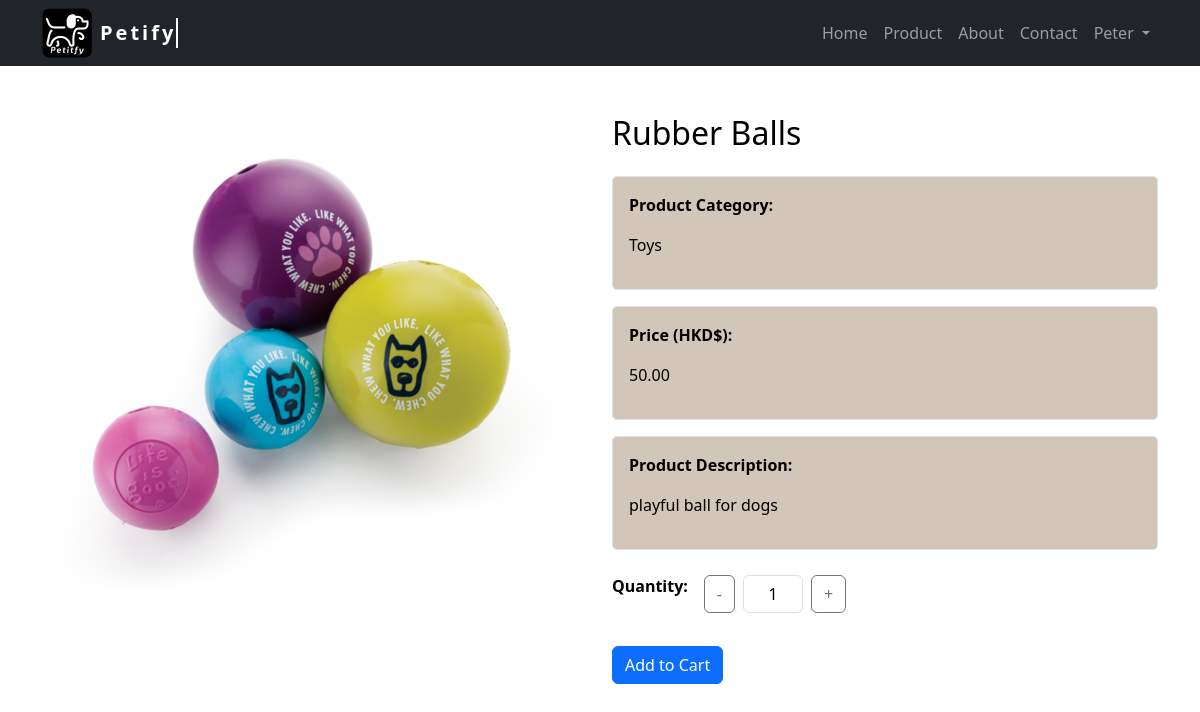
/productDetails.php?product_id=4 (signed in), run on an earlier commit of the app's database.
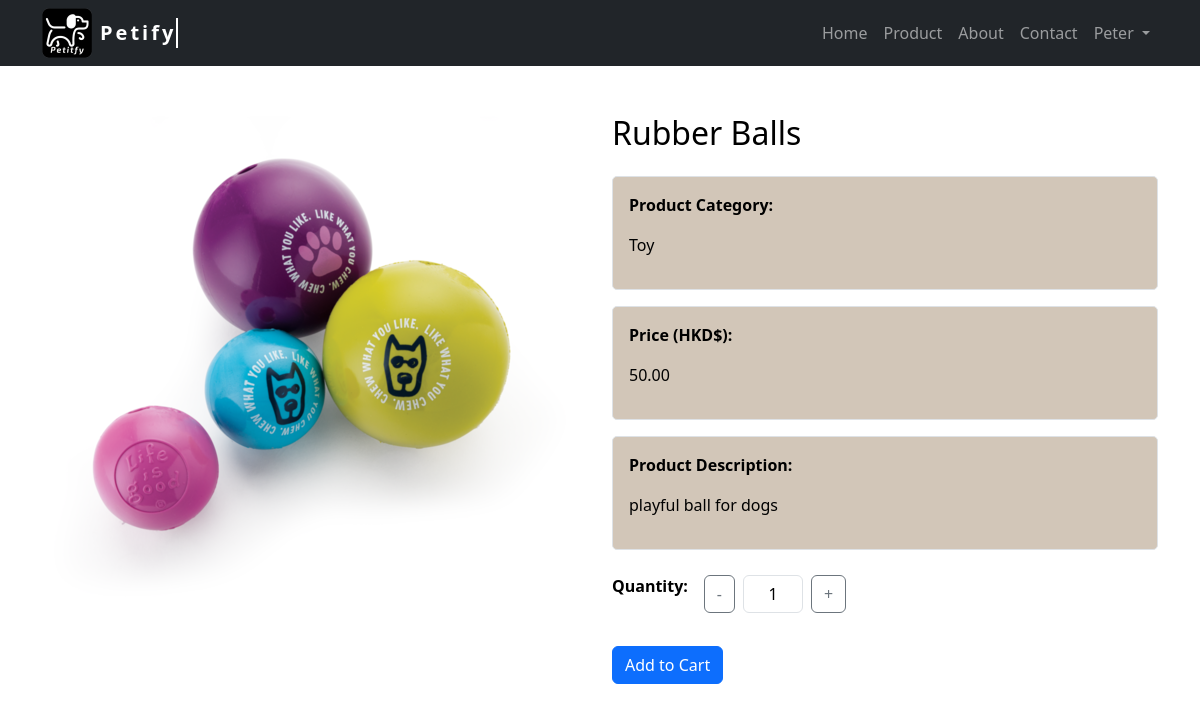
And on a later commit of the database.
### tables this page shows
CREATE TABLE `products` (
  `id` int(11) UNSIGNED NOT NULL,
  `name` varchar(255) NOT NULL,
  `description` text DEFAULT NULL,
  `category` varchar(255) NOT NULL,
  `price` decimal(10,2) NOT NULL,
  `image` varchar(255) DEFAULT NULL
);

### productDetails.php (the view, shortened to what this page needs)
<?php
$product_id = isset($_GET['product_id']) ? intval($_GET['product_id']) : null;
require_once "connection.php";
$query = "SELECT * FROM products WHERE id = ?";
$stmt = mysqli_prepare($link, $query);
mysqli_stmt_bind_param($stmt, "i", $product_id);
mysqli_stmt_execute($stmt);
$result = mysqli_stmt_get_result($stmt);
$product = mysqli_fetch_assoc($result);
$product_name = $product['name'];
$product_price = $product['price'];
$product_category= $product['category'];
$product_description= $product['description'];
?>
<!DOCTYPE html>
<html lang="en" data-bs-theme="light">
<head>
    <link href="https://cdn.jsdelivr.net/npm/bootstrap@5.3.0-alpha3/dist/css/bootstrap.min.css" rel="stylesheet"
>
    <link rel="stylesheet" href="Style/style.css">
</head>
<body>
<?php include("navBar.php") ?>
<div class="container my-5">
    <div class="row">
        <div class="col-md-6">
            <img id="product-image" src="Img/<?php echo $product['image']; ?>" alt="Product image" class="img-fluid">
        </div>
        <div class="col-md-6">
            <h2 id="product-name" class="mb-4"><?php echo $product_name; ?></h2>
            <div class="frame mb-3 p-3 border">
                <p><strong>Product Category:</strong></p>
                <p id="product-category"><?php echo $product_category; ?></p>
            </div>
            <div class="frame mb-3 p-3 border">
                <p><strong>Price (HKD$): </strong></p>
                <p id="product-price"><?php echo $product_price; ?></p>
            </div>
            <div class="frame mb-4 p-3 border">
                <p><strong>Product Description:</strong></p>
                <p id="product-description"><?php echo $product_description; ?></p>
            </div>
            <div class="d-flex align-items-center mb-3">
                <p><strong>Quantity:</strong></p>
                <button id="decrement" class="btn btn-outline-secondary ms-3">-</button>
                <input type="number" id="product-quantity" class="form-control mx-2" min="1" max="99" value="1" style="width: 60px; text-align: center;">
                <button id="increment" class="btn btn-outline-secondary">+</button>
            </div>
            <button id="addToCartBtn" class="btn btn-primary mt-3" product-id="<?php echo $product['id']; ?>">Add to Cart</button>
        </div>
    </div>
</div>
</body>
</html>

What changed in the data, as far as the page shows it:
changed products "Rubber Balls": category "Toys" → "Toy"
